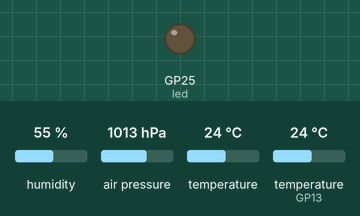
Simulated run of this program. Board: Raspberry Pi Pico running MicroPython. Shown: output pins drawn as LEDs (lit = HIGH). The test bench sets the inputs (shaded band); at power-on: humidity 55 %, air pressure 1013 hPa, temperature 24 °C, temperature (sensor on GP13) 24 °C. WiFi joins after 1.5 s; the clock reads 2024-03-15 10:24:30 at power-on unless the program sets it; values from a settings file that is not in the repository are placeholders; web requests get an empty 200 reply after 0.4 s; library files of the repository ran but are not shown: bmp180.py; what the program prints to the serial console is not drawn.

Above: at 1.97 s.
Timing chart, 0 to 3.7 s (numbered marks = the images above):
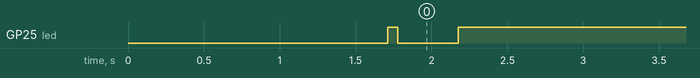

Measured:
- by itself, GP25 (led): HIGH → LOW at 1.8 s, → HIGH 0.40 s later

The program:

main.py
```python
from machine import Pin, I2C
import dht
import time
import ntptime
import network
import urequests
import json
from libs.bmp180 import BMP180
import config

# --- センサー初期化 ---
led = Pin('LED', Pin.OUT)
dht11 = dht.DHT11(Pin(13))
i2c = I2C(1, sda=Pin(14), scl=Pin(15), freq=100000)
bmp = BMP180(i2c)
bmp.oversample_sett = 3

prev_pressure = None


def connect_wifi():
    wlan = network.WLAN(network.STA_IF)
    wlan.active(True)
    if not wlan.isconnected():
        print("WiFi接続中...")
        wlan.connect(config.WIFI_SSID, config.WIFI_PASSWORD)
        while not wlan.isconnected():
            time.sleep(0.5)
    print("WiFi接続完了:", wlan.ifconfig()[0])


def send_to_discord(message):
    headers = {"Content-Type": "application/json; charset=utf-8"}
    data = json.dumps({"content": message}).encode("utf-8")
    led.off()
    try:
        res = urequests.post(config.DISCORD_WEBHOOK_URL, headers=headers, data=data)
        print("Discord レスポンス:", res.status_code)
        if res.status_code not in (200, 204):
            print("レスポンス本文:", res.text)
        res.close()
    except Exception as e:
        print("Discord送信失敗:", e)
    led.on()


def now_jst():
    t = time.localtime(time.time() + 9 * 3600)
    return "--- {}/{:02d}/{:02d} {:02d}:{:02d}:{:02d}".format(
        t[0], t[1], t[2], t[3], t[4], t[5])


# --- WiFi接続・NTP同期・LED ON ---
connect_wifi()
ntptime.host = "ntp.nict.jp"
ntptime.settime()
led.on()
print("センサーデータ送信開始")

while True:
    lines = [now_jst()]

    # DHT11 読み取り（温度・湿度）
    try:
        dht11.measure()
        lines.append("🌡 DHT11温度: {}°C  💧 湿度: {}%".format(
            dht11.temperature(), dht11.humidity()))
    except OSError as e:
        lines.append("⚠️ DHT11読み取り失敗: {}".format(e))

    # BMP180 読み取り（温度・気圧・気圧変化量）
    try:
        bmp.blocking_read()
        pressure = bmp.pressure / 100  # hPa
        if prev_pressure is None:
            delta_str = "--"
        else:
            delta = pressure - prev_pressure
            delta_str = "{:+.2f}hPa".format(delta)
        prev_pressure = pressure
        lines.append("🌡 BMP180温度: {:.1f}°C  🌬 気圧: {:.2f}hPa  (変化: {})".format(
            bmp.temperature, pressure, delta_str))
    except Exception as e:
        lines.append("⚠️ BMP180読み取り失敗: {}".format(e))

    message = "\n".join(lines)
    print(message)
    send_to_discord(message)

    time.sleep(300)
```
